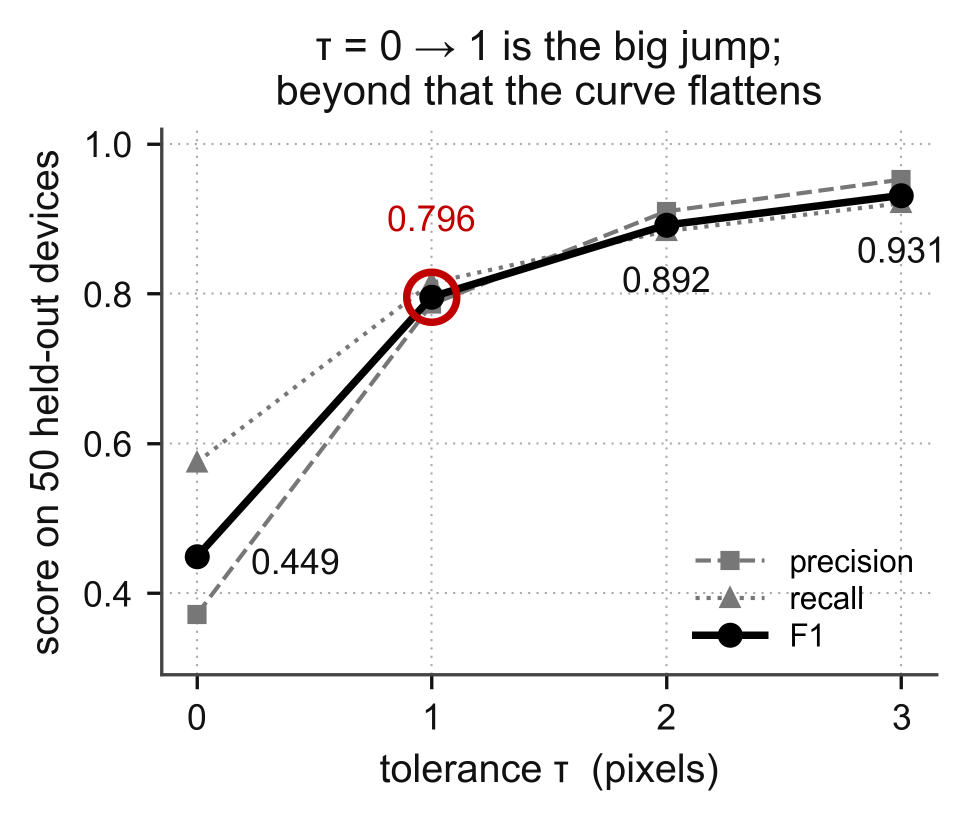
#> input picture paper_figures/p2l_7_tolerance_curve.png, 1951 x 1640 px, found by its file name (shown at 1/2 size)
$ python make_fig_tau_budget.py
#> lines starting #> are read from the running program, lines starting #| are printed output that depends on the picture
"""
make_fig_tau_budget.py -- one figure from two (user, 2026-10-26): (a) the
tolerance curve (precision, recall and F1 against tau, 8 x 60) and (b) F1@1
against the fraction of the plane measured for every budget.

    python paper_figures/programs/make_fig_tau_budget.py

Both panels are the PNGs that make_figures_ver3.py writes into
method_docs_ver2 (p2l_7_tolerance_curve.png, results_budget_ladder.png),
placed side by side at their native 600 dpi, so that their fonts keep the
same size, bottom-aligned, with the panel letters added. Writes
method_docs_ver2/4_Results_and_Discussion/figures/fig_tau_budget.png.
"""
import os

import numpy as np
import matplotlib
matplotlib.use("Agg")
import matplotlib.pyplot as plt

HERE = os.path.dirname(os.path.abspath(__file__))
DOCS = os.path.join(os.path.dirname(HERE), "method_docs_ver2")
A = os.path.join(DOCS, "3_methods", "figures", "p2l_7_tolerance_curve.png")
B = os.path.join(DOCS, "4_Results_and_Discussion", "figures",
                 "results_budget_ladder.png")
OUT = os.path.join(DOCS, "4_Results_and_Discussion", "figures",
                   "fig_tau_budget.png")
DPI = 600
GAP, TOP = 120, 110          # pixels: between the panels; above, for letters


def rgb(path):
    im = plt.imread(path)
#> im is the input picture: shape (1640, 1951, 4) float32; mean R, G, B, A 0.956, 0.954, 0.954, 1
    if im.dtype != np.uint8:
        im = (im * 255).round().astype(np.uint8)
    return im[..., :3]


def main():
    a, b = rgb(A), rgb(B)
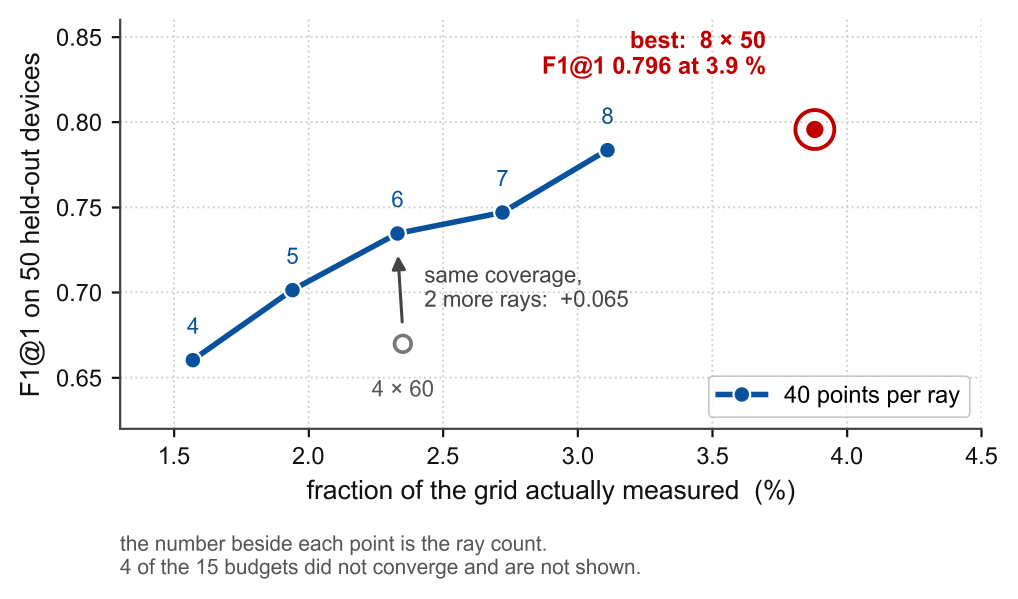
#> input picture paper_figures/results_budget_ladder.png, 3053 x 1795 px, found by its file name (shown at 1/3 size)
#> in rgb, im is the input picture: shape (1795, 3053, 4) float32; mean R, G, B, A 0.969, 0.967, 0.969, 1
    h = max(a.shape[0], b.shape[0]) + TOP
#> h = 1905
    w = a.shape[1] + GAP + b.shape[1]
#> w = 5124
    canvas = np.full((h, w, 3), 255, np.uint8)
    canvas[h - a.shape[0]:, :a.shape[1]] = a           # bottom-aligned
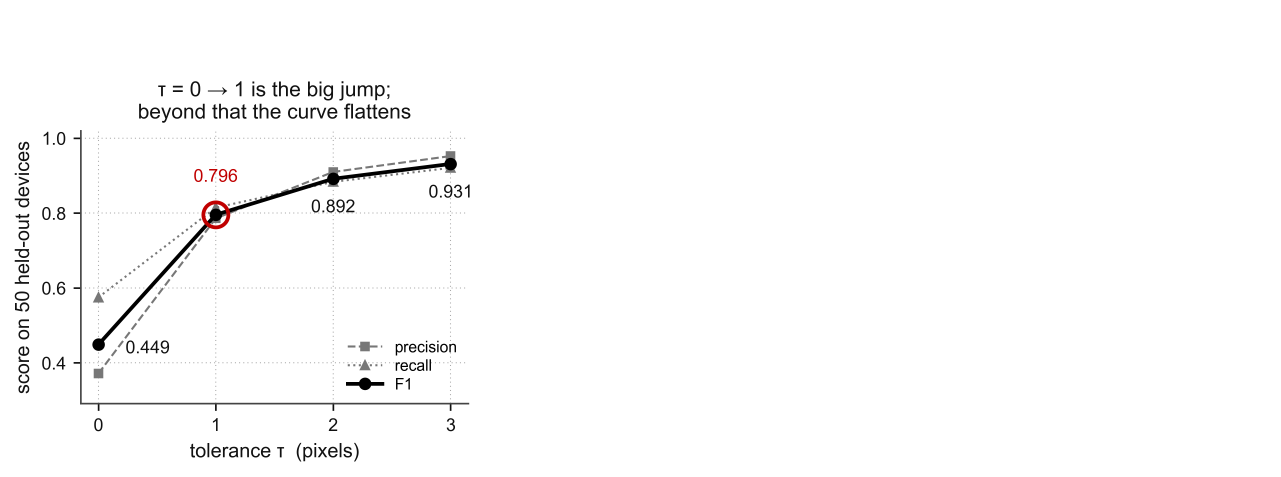
#> canvas: shape (1905, 5124, 3) (shown at 1/4 size); mean of channels 0, 1, 2 251.3, 251.2, 251.2; drawn as R, G, B
    canvas[h - b.shape[0]:, a.shape[1] + GAP:] = b
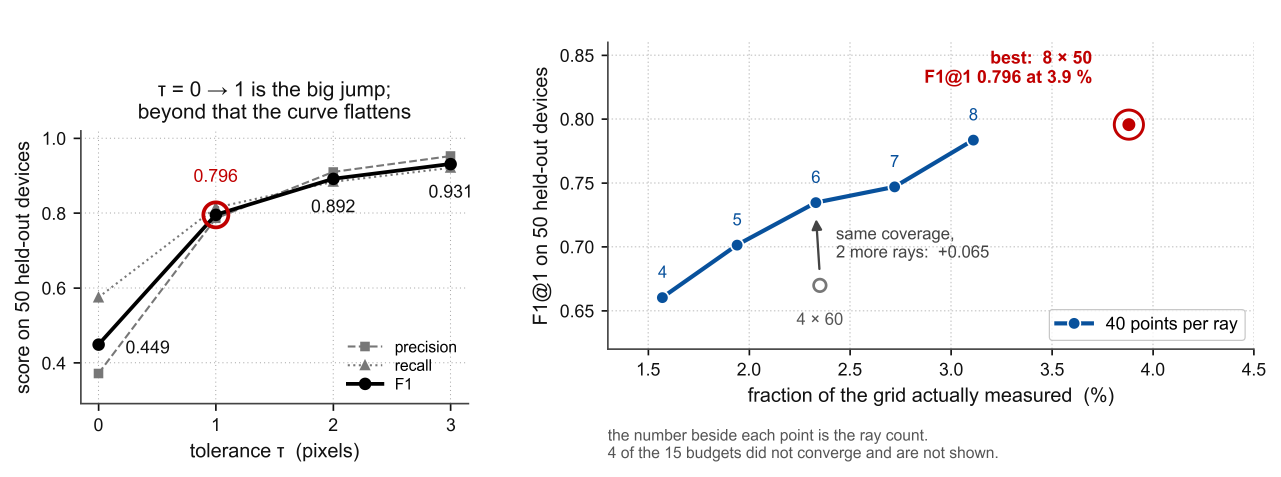
#> canvas: shape (1905, 5124, 3) (shown at 1/4 size); mean of channels 0, 1, 2 246.8, 246.4, 246.7; drawn as R, G, B
    fig = plt.figure(figsize=(w / DPI, h / DPI), dpi=DPI)
    fig.figimage(canvas, 0, 0)
    for x, lab in ((0, "(a)"), (a.shape[1] + GAP, "(b)")):
        fig.text((x + 20) / w, 1 - (TOP // 2 + 20) / h, lab, ha="left",
                 va="center",
                 fontsize=10, fontweight="bold", family="Arial")
    fig.savefig(OUT, dpi=DPI)
    plt.close(fig)
    print("wrote", OUT, (w, h))
#| wrote paper_figures/method_docs_ver2/4_Results_and_Discussion/figures/fig_tau_budget.png (5124, 1905)


if __name__ == "__main__":
    main()
